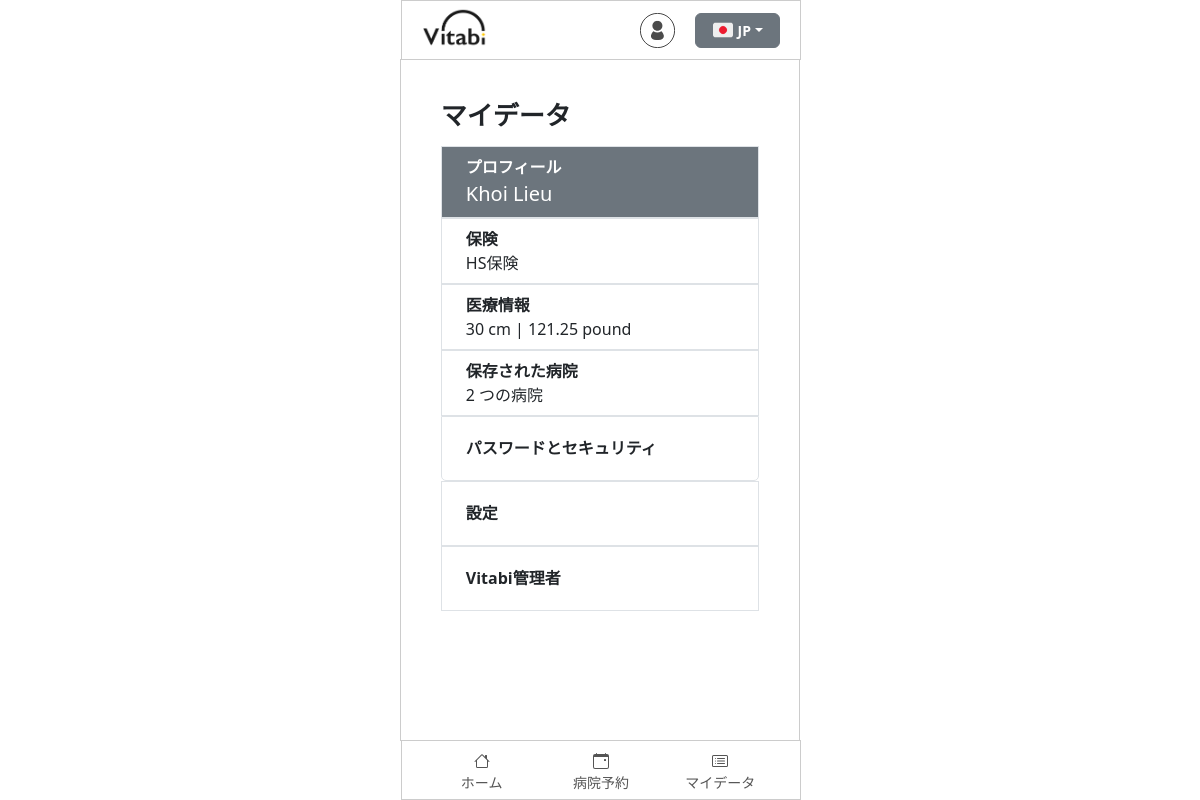
/jp/mydata/ (signed in), run on the app's committed database.
### home/models.py (models this page shows, shortened)
class Patient(models.Model):
    user = models.OneToOneField(User, on_delete=models.CASCADE, primary_key=True)
    is_patient = models.BooleanField(default=True)
    is_verified = models.BooleanField(default=False)
    firstname = models.CharField(max_length = 50, blank=True, null=True)
    surname = models.CharField(max_length = 50, blank=True, null=True)
    gender = models.BooleanField()
    dob = models.DateField()
    email = models.EmailField(max_length = 254)
    phone = models.CharField(max_length = 15)
    nationality = models.CharField(max_length = 40, blank=True, null=True)
    language = models.CharField(max_length = 20, blank=True, null=True)
    height = models.IntegerField(default=0)
    height_unit = models.CharField(max_length=2, choices=[('cm', 'cm'), ('ft', 'ft')], default='cm')
    weight = models.DecimalField(max_digits=5, decimal_places=2, default=0)
    weight_unit = models.CharField(max_length=5, choices=[('kg', 'kg'), ('pound', 'pound')], default='kg')
    phone_country_code = models.CharField(max_length=10, blank=True, null=True)

class InsuranceInfo(models.Model):
    user = models.ForeignKey(User, on_delete=models.CASCADE, related_name='insurance_info')
    coverage = models.CharField(max_length=255)
    insurance_company = models.CharField(max_length=255, blank=True, null=True)
    policy_number = models.CharField(max_length=255, blank=True, null=True)
    created_at = models.DateTimeField(auto_now_add=True)

### home/views.py (the view)
# urls.py: path('mydata/', views.myData, name='mydata'),
@login_required
@csrf_exempt
def myData(request):
    firstname = request.user.patient.firstname
    surname = request.user.patient.surname
    email = request.user.patient.email
    phone = request.user.patient.phone
    height = request.user.patient.height
    weight = request.user.patient.weight
    is_patient = request.user.patient.is_patient
    height_unit = request.user.patient.height_unit
    weight_unit = request.user.patient.weight_unit
    saved_hospitals_count = FavouriteHospital.objects.filter(user=request.user).count()
    insurance = InsuranceInfo.objects.filter(user=request.user)
    for ins in insurance:
        ins.coverage = _(ins.coverage)
    booked_hosipitals_count = HospitalBooking.objects.filter(user=request.user).count()
    context = {
        'firstname': firstname,
        'surname': surname,
        'email': email,
        'phone': phone,
        'saved_hospitals_count': saved_hospitals_count,
        'insurance': insurance,
        'booked_hosipitals_count': booked_hosipitals_count,
        'height': height,
        'weight': weight,
        'is_patient': is_patient,
        'height_unit': height_unit,
        'weight_unit': weight_unit,
        'current_language': get_language(),
        'MEDIA_URL': settings.MEDIA_URL,
    }
    return render(request, 'account/mydata.html', context)

### home/context_processors.py (called while the page is built)
def media_url(request):
    return {
        'media_url': settings.MEDIA_URL,
    }

### templates/account/mydata.html (shortened to what this page needs)
{% load static %}
{% load i18n %}
<!DOCTYPE html>
<html lang="en">
	<head>
		<link rel="stylesheet" href="{% static "account/mydata.css" %}">
		<link href="https://getbootstrap.com/docs/5.3/assets/css/docs.css" rel="stylesheet">
		<link href="https://cdn.jsdelivr.net/npm/bootstrap@5.3.3/dist/css/bootstrap.min.css" rel="stylesheet">
	</head>
	<body>
		<section>
			<header>
				<img src="{% static "home/logoVitabi.png" %}" class="img">
				<div class="main-top-right" style="display: flex; justify-content: space-between; align-items: center; flex-direction: row; width: 140px;">
					{% if request.user.is_authenticated %}
							<img class="main-top-right" style="cursor: pointer; width: 35px; height: 35px;" onclick="window.location.href = '{% url "account" %}'" src="{%static 'home/Icon.svg'%}" alt="Icon">
						{% else %}
							<img class="main-top-right" style="cursor: pointer; width: 35px; height: 35px;" onclick="window.location.href = '{% url "login" %}'" src="{%static 'home/Icon.svg'%}" alt="Icon">
					{% endif %}
					<div class="dropdown">
						<form id="language-form" action="{% url 'change_language' %}" method="post">
							<a class="btn btn-secondary dropdown-toggle d-flex justify-content-center align-items-center" href="#" role="button" data-bs-toggle="dropdown" aria-expanded="false">
								{% if current_language == 'en' %}
									<img src="{{ MEDIA_URL }}language_photos/englishflag.jpg" alt="{{ current_language }}" class="language-flag" style="width: 20px; height: 20px; margin-right: 5px;"><strong>EN</strong>
								{% elif current_language == 'jp' %}
									<img src="{{ MEDIA_URL }}language_photos/japanflag.jpg" alt="{{ current_language }}" class="language-flag" style="width: 20px; height: 20px; margin-right: 5px;"><strong>JP</strong>
								{% elif current_language == 'vn' %}
									<img src="{{ MEDIA_URL }}language_photos/Vietnamese_Flag.jpeg" alt="{{ current_language }}" class="language-flag" style="width: 20px; height: 20px; margin-right: 5px;"><strong>VN</strong>
								{% endif %}
							</a>
						</form>
					</div>
				</div>
            </header>
			<main>
				<h1 id="title">{% trans "My data" %}</h1>
				<div class="body" style="margin-bottom: 90px;">
					<ol class="list-group">
						<a href="{% url "personal" %}" style="text-decoration: none;">
							<li class="list-group-item d-flex align-items-start bg-secondary">
								<div class="ms-2 me-auto">
									<div class="fw-bold text-white">{% trans "Profile" %}</div>
									<p class="m-0 fs-5 fw-lighter text-white">{{ firstname }} {{ surname }}</p>
								</div>
							</li>
						</a>
						<a href="{% url "update_insurance" %}" style="text-decoration: none;">
							<li class="list-group-item selected d-flex align-items-start">
								<div class="ms-2 me-auto">
								  <div class="fw-bold">{% trans "Insurance" %}</div>
								  {% if insurance %}
								  	{% for ins in insurance %}
									  {{ ins.coverage }}
									{% endfor %}
								  {% else %}
								  	{% trans "Not selected" %}
								  {% endif %}
								</div>
							</li>
						</a>
						<a href="{% url "medicalInfo" %}" style="text-decoration: none;">
							<li class="list-group-item selected d-flex align-items-start" style="cursor: pointer;">
							  <div class="ms-2 me-auto">
								<div class="fw-bold">{% trans "Medical Information" %}</div>
								{{height}} {{height_unit}} | {{weight}} {{ weight_unit }}
							  </div>
							</li>
						</a>
						<a href="{% url "saved" %}" style="text-decoration: none;">
							<li class="list-group-item selected d-flex align-items-start">
								<div class="ms-2 me-auto">
								  <div class="fw-bold">{% trans "Saved Hospitals" %}</div>
									{{ saved_hospitals_count }} {% trans "hospitals" %}
								</div>
							</li>
						</a>
						<a href="{% url "passwordsecurityPage" %}" style="text-decoration: none;">
							<li class="list-group-item selected d-flex align-items-start" style="cursor: pointer; border-radius: 0 0 5px 5px">
							  <div class="ms-2 me-auto">
							  <div class="fw-bold">{% trans "Password and Security" %}</div>
							  </div>
							</li>
						</a>
						<a href="{% url "setting" %}" style="text-decoration: none;">
							<li class="list-group-item selected d-flex align-items-start">
								<div class="ms-2 me-auto">
									<div class="fw-bold">{% trans "Setting" %}</div>
								</div>
							</li>
						</a>
						{% if not is_patient %}
						<a href="{% url "list_booked_hospital" %}" style="text-decoration: none;">
							<li class="list-group-item selected d-flex align-items-start">
								<div class="ms-2 me-auto">
								<div class="fw-bold">{% trans "Vitabi Admin" %}</div>
								</div>
							</li>
						</a>
						{% endif %}
					  </ol>
				</div>
			</main>
			<div class="footer">
				<a href="{% url "home" %}" class="nav-link" style="width: 70px;">
					<span>{% trans "Home" %}</span>
				</a>
				<a href="{% url "care" %}" class="nav-link" style="width: 70px;">
					<span>{% trans "Bookings" %}</span>
				</a>
				<a href="{% url "mydata" %}" class="nav-link" style="width: 70px;">
					<span>{% trans "My Data" %}</span>
				</a>
			</div>
		</section>
	</body>
</html>

### static/account/mydata.css (style rules this page uses)
body { min-height:100vh; display:flex; justify-content: center; align-items: center; overflow: hidden; scrollbar-width: none; }
section { height: fit-content; width:400px; border: 1px solid #ccc; position: relative; z-index: 1; }
header { padding-right: 20px; padding-left: 20px; height: 60px; display: flex; justify-content: space-between; align-items: center; flex-direction: row; position: fixed; top: 0; right: auto; left: auto; width: 100%; max-width: 400px; background-color: #ffffff; border: 1px solid #ccc; z-index: 1050; }
.dropdown a { font-size: 14px; }
.dropdown-toggle { min-width: 85px; width:30%; height: 35px; }
#title { font-size: 32px; font-weight: bold; margin-bottom: 15px !important; }
h1 { margin: 0px !important; font-size: 26px !important;; }
main { padding-right: 10%; padding-left: 10%; padding-top: 10%; padding-bottom: 10%; height: calc(100vh - 120px); overflow-y: auto; overflow-x: hidden; scrollbar-width: none; }
.list-group li { min-height: 65px; display: flex; align-items: center; justify-content: center; flex-direction: column; }
.footer { position: fixed; bottom: 0; left: auto; right: auto; width: 100%; max-width: 400px; display: flex; justify-content: space-around; height: 60px; flex-direction: row; align-items: center; color: #555; padding-right: 20px; padding-left: 20px; background-color: #ffffff; border: 1px solid #ccc; }
.footer a { color: #555; }
.nav-link { text-decoration: none; color: #000; text-align: center; padding-left: 10px; padding-right: 10px; }
.nav-link span { display: block; font-size: 14px; }

### templates/account/mydata.html (style rules this page uses)
.img { width: 65px; height: 40px; margin-bottom: 4px; }

### data on the page
Patient: firstname "Khoi", surname "Lieu", height_unit "cm", weight "121.25", weight_unit "pound"
InsuranceInfo: coverage "HS保険"

### other printed values
{{ height }} "30"
{{ saved_hospitals_count }} "2"
